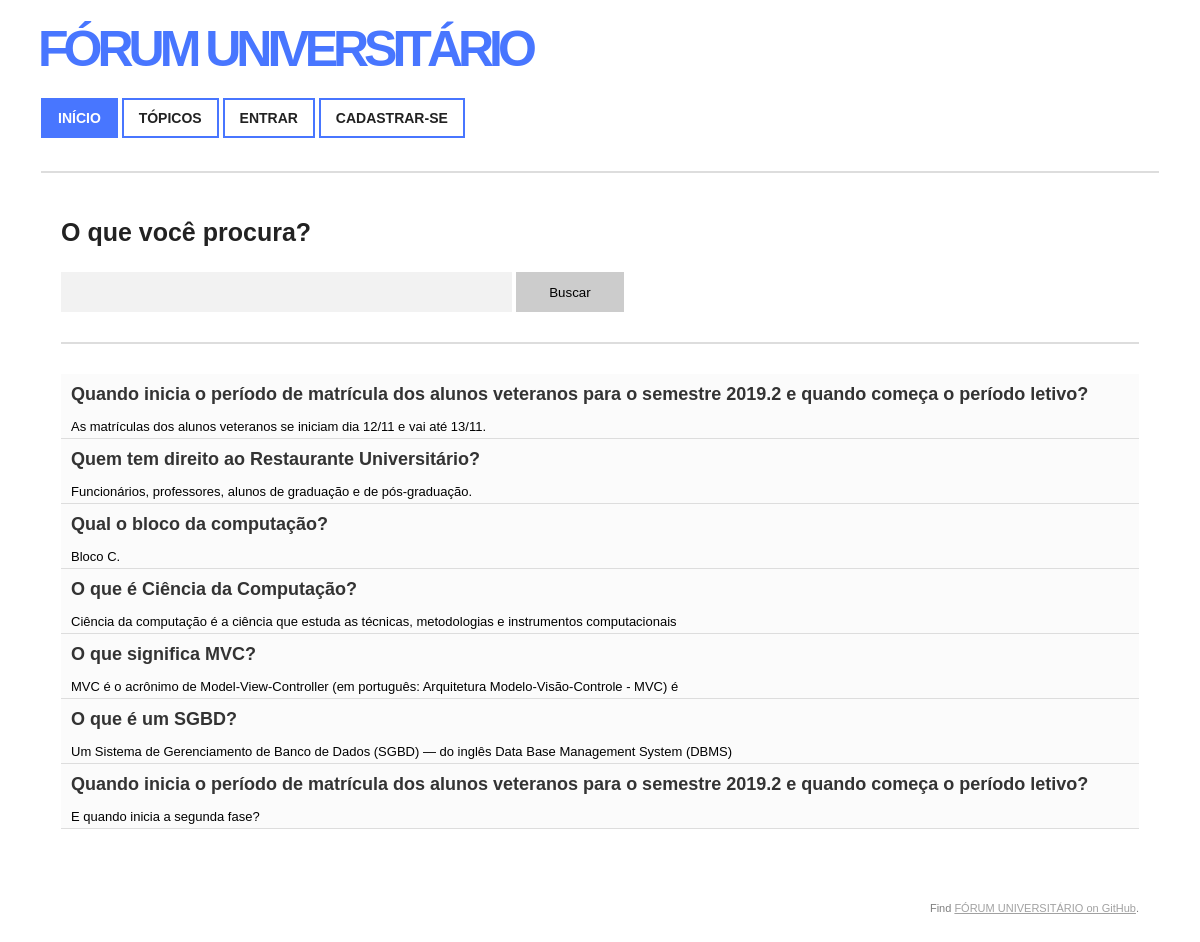
The page / on the database its author committed.
### tables this page shows
CREATE TABLE comments ( 
    id INT(11) NOT NULL AUTO_INCREMENT , 
    content VARCHAR(100) NOT NULL , 
    post_id INT(11) NOT NULL , 
    user_id INT(11) NOT NULL , 
    PRIMARY KEY (id),
    FOREIGN KEY (user_id) REFERENCES users (id),
    FOREIGN KEY (post_id)  REFERENCES posts (id)
);

CREATE TABLE posts ( 
    id INT(11) NOT NULL AUTO_INCREMENT , 
    content VARCHAR(150) NOT NULL , 
    user_id INT(11) NOT NULL , 
    topic_id INT(11) NOT NULL , 
    PRIMARY KEY (id),
    FOREIGN KEY (topic_id) REFERENCES topics (id),
    FOREIGN KEY (user_id)  REFERENCES users (id)
);

### application/controller/home.php (called while the page is built, shortened)
<?php
class Home extends Controller
{
    public function index()
    {
        $posts = $this->model->getAllPosts();
        require APP . 'view/_templates/header-home.php';
        require APP . 'view/home/index.php';
        require APP . 'view/_templates/footer.php';
    }
}

### index.php (called while the page is built, shortened)
<?php
require 'application/libs/application.php';
require 'application/libs/controller.php';
$app = new Application();

### application/core/controller.php (called while the page is built, shortened)
<?php
class Controller
{
    public $db = null;
    private function openDatabaseConnection()
    {
        $options = array(PDO::ATTR_DEFAULT_FETCH_MODE => PDO::FETCH_OBJ, PDO::ATTR_ERRMODE => PDO::ERRMODE_WARNING);
        $this->db = new PDO(DB_TYPE . ':host=' . DB_HOST . ';dbname=' . DB_NAME . ';charset=' . DB_CHARSET, DB_USER, DB_PASS, $options);
    }
    public function loadModel()
    {
        require APP . 'model/model.php';
        $this->model = new Model($this->db);
    }
}

### application/model/model.php (called while the page is built, shortened)
<?php
class Model
{
    function __construct($db)
    {
        try {
            $this->db = $db;
        } catch (PDOException $e) {
            exit('Database connection could not be established.');
        }
    }
    public function getAllPosts()
    {
        $sql = "SELECT posts.user_id AS user_id,
                posts.id AS post_id,
                posts.content AS content_post,
                comments.content AS content_comment
                FROM posts, comments
                WHERE posts.id = comments.post_id;" ;
        $query = $this->db->prepare($sql);
        $query->execute();
        return $query->fetchAll();
    }
}

### application/view/home/index.php (the view)
<div class="container">
	<h3>O que você procura?</h3>
    <form action="<?php echo URL; ?>home/search" method="POST">
        <input type="text" name="keywords" value="" />
        <input type="submit" name="submit_search" value="Buscar" />
    </form>
    <div class="box"></div>
    <table>
        <tbody>
        <?php foreach ($posts as $post) { ?>
            <tr>
                <td class="border_bottom"><?php if (isset($post->content_post)) echo htmlspecialchars($post->content_post, ENT_QUOTES, 'UTF-8');?></td>
                <td class="text_align" rowspan="2"></td>
            </tr>
            <tr>
            	<td><?php if (isset($post->content_comment)) echo htmlspecialchars($post->content_comment, ENT_QUOTES, 'UTF-8'); ?></td>
            </tr>
        <?php } ?>
        </tbody>
    </table>
</div>

### application/core/application.php (shortened to what this page needs)
<?php
class Application
{
    private $url_controller = null;
    public function __construct()
    {
        if (!$this->url_controller) {
            require APP . 'controller/home.php';
            $page = new Home();
            $page->index();
        } else {
            header('location: ' . URL . 'problem');
        }
    }
}

### application/view/_templates/header-home.php (shortened to what this page needs)
<!DOCTYPE html>
<html lang="pt-br">
<head>
    <link href="<?php echo URL; ?>css/style.css" rel="stylesheet">
</head>
<body>
    <div class="logo">
        FÓRUM UNIVERSITÁRIO
    </div>
    <div class="navigation">
        <a href="<?php echo URL; ?>">início</a>
        <a href="<?php echo URL; ?>topics" class="background_white">tópicos</a>
        <a href="<?php echo URL; ?>login" class="background_white">entrar</a>
        <a href="<?php echo URL; ?>signup" class="background_white">cadastrar-se</a>
    </div>

### application/view/_templates/footer.php (shortened to what this page needs)
    <div class="footer">
        Find <a href="https://github.com/Bruno-Duarte/Banco-de-Dados">FÓRUM UNIVERSITÁRIO on GitHub</a>.
    </div>
</body>
</html>

### public/css/style.css (style rules this page uses)
body { font-family: Arial; font-size: 14px; }
.logo { font-size: 50px; font-weight: bolder; letter-spacing: -5px; color: #4876ff; margin: 20px 30px; }
.navigation { margin-left: 33px; }
.navigation a { display: inline-block; padding: 10px 15px; text-decoration: none; font-size: 14px; text-transform: uppercase; font-weight: bold; border: 2px solid #4876ff; background: #4876ff; color: #fff; }
.navigation a.background_white { color: #222; background: transparent; }
.container { border-top: 2px solid #ddd; padding: 20px; margin: 33px; }
.container h3 { color:#222; font-size: 25px; }
.container table { font-size: 13px; margin-top: 20px; border-spacing: 0px; width: 100%; background-color: #fbfbfb; }
.container table tbody td { padding: 4px 10px; border-bottom: 1px solid #ddd; }
.container table tbody td.border_bottom { padding: 10px 10px; border: none; font-weight: bold; font-size: 18px; color: #333; }
.container table tbody td.text_align { text-align: right; }
.container .box { border-top: 2px solid #ddd; padding-top: 10px; margin-top: 30px; }
.container input { background-color: #f2f2f2; border: 0; padding: 5px 10px; width: 40%; height: 30px; }
.container input[type="submit"] { background-color: #ccc; cursor: pointer; width: 10%; height: 40px; }
.box { border-top: 2px solid #ddd; padding-top: 10px; margin-top: 30px; }
.footer { padding: 20px; margin: 33px; text-align: right; font-size: 11px; opacity: 0.5; }
.footer a { color: #454545; }

### rows shown on the page
comments: post.content "Quando inicia o período de matrícula dos alunos veteranos para o semestre 2019.2 e quando começa o período letivo?", content "As matrículas dos alunos veteranos se iniciam dia 12/11 e vai até 13/11."
comments: post.content "Quem tem direito ao Restaurante Universitário?", content "Funcionários, professores, alunos de graduação e de pós-graduação."
comments: post.content "Qual o bloco da computação?", content "Bloco C."
comments: post.content "O que é Ciência da Computação?", content "Ciência da computação é a ciência que estuda as técnicas, metodologias e instrumentos computacionais"
comments: post.content "O que significa MVC?", content "MVC é o acrônimo de Model-View-Controller (em português: Arquitetura Modelo-Visão-Controle - MVC) é"
comments: post.content "O que é um SGBD?", content "Um Sistema de Gerenciamento de Banco de Dados (SGBD) — do inglês Data Base Management System (DBMS)"
comments: post.content "Quando inicia o período de matrícula dos alunos veteranos para o semestre 2019.2 e quando começa o período letivo?", content "E quando inicia a segunda fase?"
